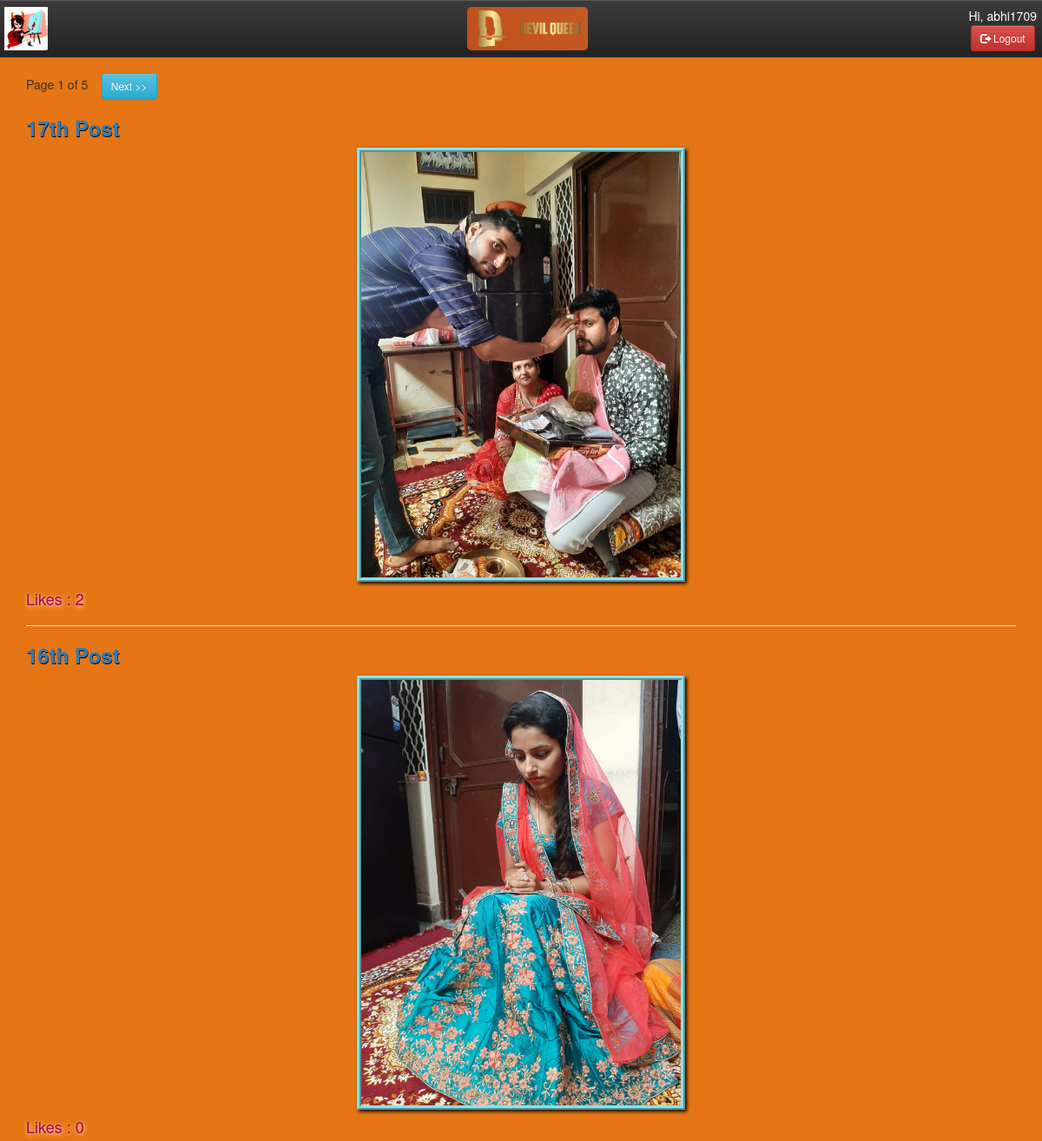
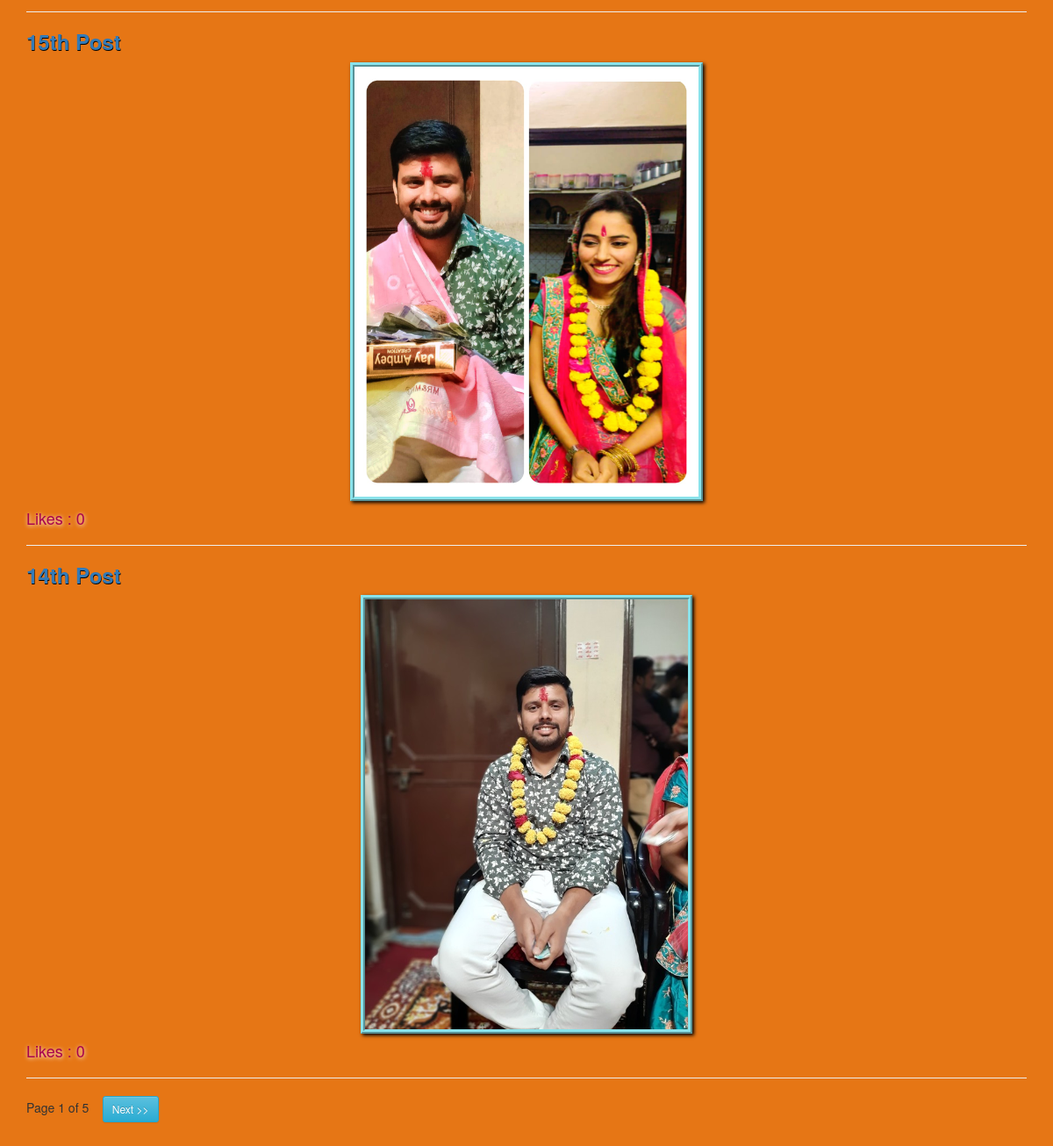
The app's page / (signed in) with its own data (2 pictures, top to bottom).
### myApp/models.py (models this page shows, shortened)
class Post(models.Model):
	STATUS_CHOICE=(('draft','Draft'),('published','Published'),('deleted','Deleted'))
	title=models.CharField(max_length=200)
	slug=models.SlugField(max_length=50,unique_for_date="publish")
	body=models.TextField(null=True,blank=True)
	publish=models.DateTimeField(default=timezone.now)
	photo=models.ImageField(upload_to='static/postimg',default="")
	click_post=models.BooleanField(default=True)
	class Meta:
		ordering = ('-publish',)
	def get_absolute_url(self):
		return reverse("post_detail",args=[self.publish.year,self.publish.strftime('%m'),self.publish.strftime('%d'),self.slug])

### myApp/views.py (the view)
# urls.py: re_path("^$",post_list_view),
@login_required
def post_list_view(request):
	post_list=Post.objects.all()
	paginator=Paginator(post_list,4)
	page_number=request.GET.get('page')
	try:
		post_list=paginator.page(page_number)
	except:
		post_list=paginator.page(1)
	d={'post_list':post_list}
	return render(request,'myApp/post_list.html',d)

### templates/myApp/post_list.html (shortened to what this page needs)
<!DOCTYPE html>
{%extends 'myApp/parent.html'%}
{%load static%}
	{%block content_block%}
	<div class="container">
		<br>
		{%include 'myApp/pagination.html' with page=post_list%}
		{%for post in post_list%}
			<div><a href="{{post.get_absolute_url}}" class="title"><h3><b>{{post.title|title}}</b></h3></a></div>
			<center>
			<a href="{{post.get_absolute_url}}" >
				<img style="border: 5px ridge #8ae3eb; box-shadow: 2px 2px 4px black" src="/{{post.photo}}" alt="N/A" id="list">
			</a>
			</center>
			<h4 style="color: #a8024d; text-shadow: 0.5px 0.5px 5px white;"> Likes : {{post.like.count}}</h4>
			<hr>
		{%endfor%}
		{%include 'myApp/pagination.html' with page=post_list%}
		<br>
		<br>
	</div>
	{%endblock%}

### templates/myApp/parent.html (shortened to what this page needs)
<!DOCTYPE html>
{%load static%}
<html>
<head>
	<link rel="stylesheet" href="https://cdn.jsdelivr.net/npm/bootstrap@3.3.7/dist/css/bootstrap.min.css">
	<link rel="stylesheet" href="https://cdn.jsdelivr.net/npm/bootstrap@3.3.7/dist/css/bootstrap-theme.min.css">
</head>
<body>
	<nav class="navbar-default navbar-fixed-top navbar-inverse">
		<div class="navbar-header">
			<img src="/static/images/logo.png" id="logo">
		</div>
		<div>
			<a href="/"><img src="/static/images/clogo.png" id="clogo"></a>
		</div>
		<div class="nav navbar-nav navbar-right" align="center">
			<h5 style="color: white; margin: 1px 1px 3px;">Hi, {{user.username}}</h5>
			<a href="/accounts/logout" class="btn btn-danger btn-sm"><span class="glyphicon glyphicon-log-out"></span> Logout</a>
		</div>
	</nav>
	<div class="content">
		{%block content_block%}
		{%endblock%}
	</div>
</body>
</html>

### templates/myApp/pagination.html (shortened to what this page needs)
<!DOCTYPE html>
<html>
<body>
	<div class="paginator">
		<span>Page {{page.number}} of {{page.paginator.num_pages}}</span> &nbsp;&nbsp;
		{%if page.has_next%}
			<a href="?page={{page.next_page_number}}" class="btn btn-info btn-sm">Next >> </a> &nbsp;&nbsp;
		{%endif%}
	</div>
</body>
</html>

### templates/myApp/parent.html (style rules this page uses)
html,body { height: 100%; }
.navbar-default { position:fixed; display: flex; justify-content: space-between; top:0px; }
#logo { width: 50px; height: 50px; margin: 8px 5px; }
#clogo { width: 139px; height: 50px; margin: 8px 0px ; border-radius: 5px; }
.navbar-header { width: 100px; }
.navbar-right { margin-top: 10px; margin-right: 5px; }
#list { max-width: 95%; max-height: 500px; }
.content { margin-top: 64px; min-height: 100%; background-color: #e67615; }
.title { text-shadow: 0.5px 0.5px black; }

### records on screen
Post: title "17th Post", photo (picture), like.count "2"
Post: title "16th Post", photo (picture), like.count "0"
Post: title "15th Post", photo (picture), like.count "0"
Post: title "14th Post", photo (picture), like.count "0"

### other values on screen
{{ user.username }} "abhi1709"
{{ page.number }} "1 1"
{{ page.paginator.num_pages }} "5 5"
